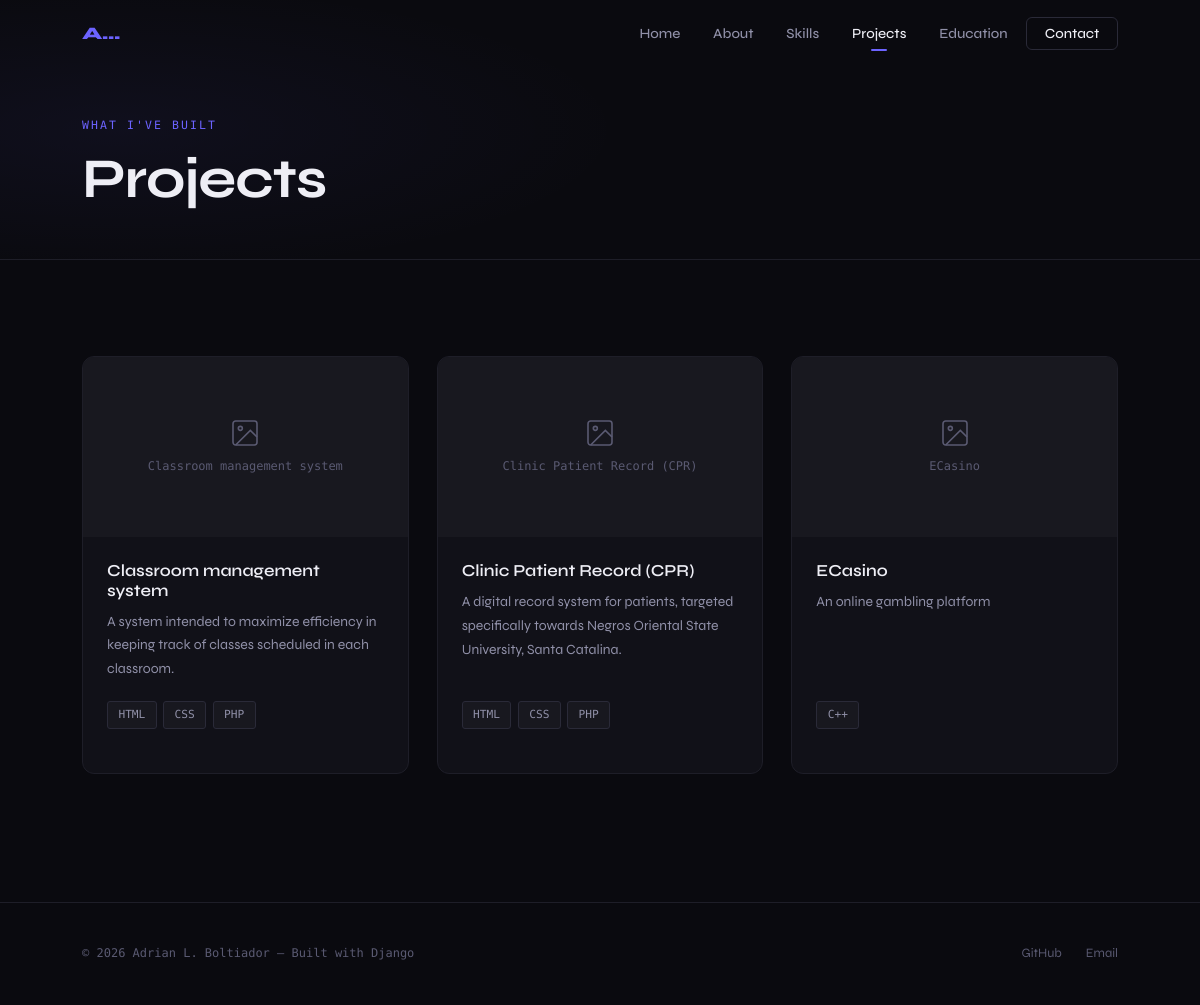
/projects/, run on the app's committed database.
### bolt_app/models.py (models this page shows, shortened)
class Profile(models.Model):
    name = models.CharField(max_length=100)
    tagline = models.CharField(max_length=200)
    bio = models.TextField()
    career_goals = models.TextField()
    profile_photo = models.ImageField(upload_to='profile/', blank=True, null=True)
    email = models.EmailField()
    github_url = models.URLField(blank=True)
    linkedin_url = models.URLField(blank=True)
    twitter_url = models.URLField(blank=True)
    resume = models.FileField(upload_to='resume/', blank=True, null=True)
    class Meta:
        verbose_name = 'Profile'

class Project(models.Model):
    title = models.CharField(max_length=200)
    description = models.TextField()
    technologies = models.CharField(max_length=300, help_text='Comma-separated list of technologies')
    github_url = models.URLField(blank=True)
    live_url = models.URLField(blank=True)
    image = models.ImageField(upload_to='projects/', blank=True, null=True)
    featured = models.BooleanField(default=False)
    order = models.IntegerField(default=0)
    created_at = models.DateTimeField(auto_now_add=True)
    def get_technologies_list(self):
        return [t.strip() for t in self.technologies.split(',')]
    class Meta:
        ordering = ['order', '-created_at']

### bolt_app/views.py (the view)
# urls.py: path('projects/', views.projects, name='projects'),
def projects(request):
    profile = get_profile()
    all_projects = Project.objects.all()
    context = {
        'profile': profile,
        'projects': all_projects,
        'active_page': 'projects',
    }
    return render(request, 'bolt_app/projects.html', context)

### bolt_app/views.py (called while the page is built)
def get_profile():
    return Profile.objects.first()

### bolt_app/templates/bolt_app/projects.html (shortened to what this page needs)
{% extends 'bolt_app/base.html' %}
{% load static %}
{% block content %}
<div class="page-hero">
  <div class="page-hero-bg"></div>
  <div class="container" style="position:relative;">
    <span class="section-label">What I've built</span>
    <h1 style="font-size:clamp(2rem,5vw,3.5rem); letter-spacing:-0.02em;">Projects</h1>
  </div>
</div>
<section class="section">
  <div class="container">
    {% if projects %}
    <div class="projects-grid">
      {% for project in projects %}
      <article class="project-card">
        <div class="project-img">
          {% if project.image %}
            <img src="{{ project.image.url }}" alt="{{ project.title }}" />
          {% else %}
            <div class="project-img-placeholder">
              <svg width="32" height="32" viewBox="0 0 24 24" fill="none" stroke="currentColor" stroke-width="1.2"><rect x="3" y="3" width="18" height="18" rx="2"/><circle cx="8.5" cy="8.5" r="1.5"/><path d="m21 15-5-5L5 21"/></svg>
              <span>{{ project.title }}</span>
            </div>
          {% endif %}
        </div>
        <div class="project-body">
          <h3 class="project-title">{{ project.title }}</h3>
          <p class="project-desc">{{ project.description }}</p>
          <div class="project-tags">
            {% for tech in project.get_technologies_list %}
            <span class="tag">{{ tech }}</span>
            {% endfor %}
          </div>
        </div>
      </article>
      {% endfor %}
    </div>
    {% else %}
    <p style="color:var(--text-3); font-family:var(--font-mono); font-size:0.875rem;">
      No projects yet. Add your projects in the admin panel.
    </p>
    {% endif %}
  </div>
</section>
{% endblock %}

### bolt_app/templates/bolt_app/base.html (shortened to what this page needs)
{% load static %}
<!DOCTYPE html>
<html lang="en">
<head>
  <link rel="stylesheet" href="{% static 'bolt_app/css/style.css' %}" />
</head>
<body>
  <header class="nav" id="nav">
    <div class="nav-inner">
      <a href="{% url 'home' %}" class="nav-logo">
        {% if profile %}<span>{{ profile.name|truncatechars:2 }}{% else %}<span>/</span>Portfolio{% endif %}
      </a>
      <nav>
        <ul class="nav-links" id="navLinks">
          <li><a href="{% url 'home' %}"      {% if active_page == 'home'      %}class="active"{% endif %}>Home</a></li>
          <li><a href="{% url 'about' %}"     {% if active_page == 'about'     %}class="active"{% endif %}>About</a></li>
          <li><a href="{% url 'skills' %}"    {% if active_page == 'skills'    %}class="active"{% endif %}>Skills</a></li>
          <li><a href="{% url 'projects' %}"  {% if active_page == 'projects'  %}class="active"{% endif %}>Projects</a></li>
          <li><a href="{% url 'education' %}" {% if active_page == 'education' %}class="active"{% endif %}>Education</a></li>
          <li><a href="{% url 'contact' %}"   class="nav-cta {% if active_page == 'contact' %}active{% endif %}">Contact</a></li>
        </ul>
      </nav>
    </div>
  </header>
  <main>
    {% block content %}{% endblock %}
  </main>
  <footer class="footer">
    <div class="footer-inner">
      <p class="footer-copy">
        &copy; {% now "Y" %} {% if profile %}{{ profile.name }}{% else %}Portfolio{% endif %} — Built with Django
      </p>
      <nav class="footer-links">
        {% if profile.github_url   %}<a href="{{ profile.github_url }}"   target="_blank" rel="noopener">GitHub</a>{% endif %}
        {% if profile.email        %}<a href="mailto:{{ profile.email }}">Email</a>{% endif %}
      </nav>
    </div>
  </footer>
</body>
</html>

### data on the page
Profile: name "A…", name "Adrian L. Boltiador"
Project: title "Classroom management system", description "A system intended to maximize efficiency in keeping track of classes scheduled in each classroom.", get_technologies_list "HTML" "CSS" "PHP"
Project: title "Clinic Patient Record (CPR)", description "A digital record system for patients, targeted specifically towards Negros Oriental State University, Santa Catalina.", get_technologies_list "HTML" "CSS" "PHP"
Project: title "ECasino", description "An online gambling platform", get_technologies_list "C++"
